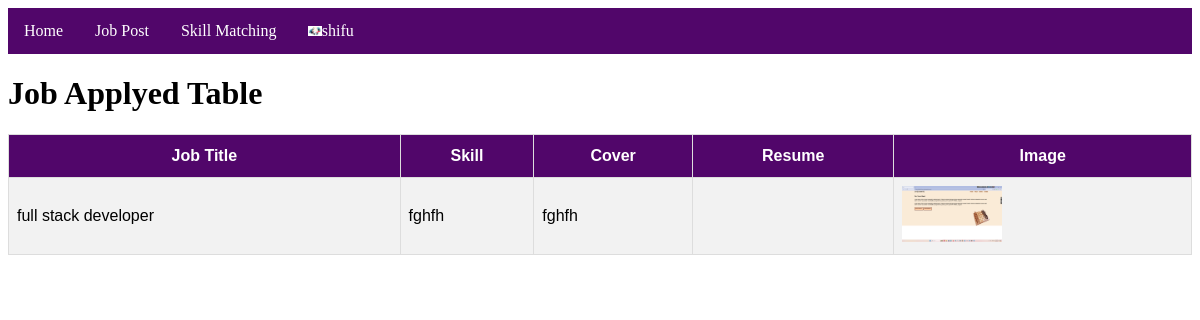
The app's page /appliedJob/ (signed in) with its own data.
### myapp/models.py (models this page shows, shortened)
class Custom_user(AbstractUser):
    USER=[
        ('recruiters','Recruiters'),
        ('jobseeker','Jobseeker')
    ]
    user_type=models.CharField(choices=USER,max_length=100,null=True)
    Display_name=models.CharField(max_length=100,null=True)

class jobseekerProfileModel(models.Model):
    skills=[
        ('programing', 'Programing'),
        ('graphics_design', 'Graphics Design'),
        ('resarch', 'Resarch'),
    ]
    user=models.OneToOneField(Custom_user,on_delete=models.CASCADE,related_name='viewersProfile', null=True)
    Skills = models.CharField(choices=skills,max_length=255, null=True)
    Image=models.ImageField(upload_to='Media/Blog_Pic',null=True)

class ApplyJobModel(models.Model):
    skills=[
        ('programing', 'Programing'),
        ('graphics_design', 'Graphics Design'),
        ('resarch', 'Resarch'),
    ]
    user=models.ForeignKey(Custom_user,on_delete=models.CASCADE,null=True)
    job=models.ForeignKey(JobModel,on_delete=models.CASCADE,null=True)
    Resume = models.FileField(upload_to="Media/Resume",max_length=200, null=True, blank=True)
    Cover = models.TextField(null=True, blank=True)
    Skills = models.CharField(choices=skills,max_length=255, null=True)
    Apply_Image=models.ImageField(upload_to='Media/Job_Image',null=True)

class JobModel(models.Model):
    JOB_TYPE_CHOICES = [
        ('fulltime', 'Full-time'),
        ('parttime', 'Part-time'),
    ]
    skills=[
        ('programing', 'Programing'),
        ('graphics_design', 'Graphics Design'),
        ('resarch', 'Resarch'),
    ]
    user = models.ForeignKey(Custom_user, on_delete=models.CASCADE)
    job_title = models.CharField(max_length=255, null=True)
    Number_of_opening = models.PositiveIntegerField(null=True)
    Category = models.CharField(choices=JOB_TYPE_CHOICES,max_length=255, null=True)
    Job_Description = models.TextField(max_length=255, null=True)
    Skills = models.CharField(choices=skills,max_length=255, null=True)
    company_logo=models.ImageField(upload_to='Media/Blog_Pic',null=True)

### myproject/views.py (the view)
# urls.py: path('appliedJob/', appliedJob, name='appliedJob'),
def appliedJob(request):
    current_user = request.user
    job_applications = ApplyJobModel.objects.filter(user=current_user)
    context = {
        "Job": job_applications,
    }
    return render(request, "applyedJob.html", context)

### template/applyedJob.html (shortened to what this page needs)
{% extends 'base.html' %}
{% block body %}
<!DOCTYPE html>
<html>
<head>
</head>
<body>
<h1>Job Applyed Table</h1>
<table id="customers">
{% if Job %}
    <tr>
        <th scope="col">Job Title</th>
        <th scope="col">Skill</th>
        <th scope="col">Cover</th>
        <th scope="col">Resume</th>
        <th scope="col">Image</th>
    </tr>
    {% for i in Job %}
    <tr>
        <td>{{ i.job.job_title }}</td>
        <td>{{ i.Skills }}</td>
        <td>{{ i.Cover }}</td>
        <td>
      </td>
        <td>
            <img width="100px" src="/{{i.Apply_Image}}" alt="">
        </td>
    </tr>
    {% endfor %}
</table>
{% else %}
<div class="alert alert-info text-center">
    You haven't applied for any jobs yet.
</div>
{% endif %}
</body>
</html>
{% endblock body %}

### template/base.html (shortened to what this page needs)
<!DOCTYPE html>
<html>
<head>
</head>
<body>
<ul>
    <li><a class="active" href="{% url 'home' %}">Home</a></li>
    <li><a class="active" href="{% url 'jobfeed' %}">Job Post</a></li>
    {% if user.user_type == 'jobseeker' %}
    <li><a href="{% url 'skillmatching' %}">Skill Matching</a></li>
    <li class="dropdown">
      <a  href="javascript:void(0)"  class="dropbtn"><img height="10px" src="/{{ user.viewersProfile.Image }}" alt="Company Logo">{{ user.username }}</a>
    </li>
    {% endif %}
</ul>
{% block body %}
{% endblock body %}
</body>
</html>

### template/base.html (style rules this page uses)
body { background-color:white; }
ul { list-style-type: none; margin: 0; padding: 0; overflow: hidden; background-color: #51066a; }
li { float: left; }
li a, .dropbtn { display: inline-block; color: white; text-align: center; padding: 14px 16px; text-decoration: none; }
li.dropdown { display: inline-block; }

### template/applyedJob.html (style rules this page uses)
#customers { font-family: Arial, Helvetica, sans-serif; border-collapse: collapse; width: 100%; }
#customers td, #customers th { border: 1px solid #ddd; padding: 8px; }
#customers tr:nth-child(even) { background-color: #f2f2f2; }
#customers th { padding-top: 12px; padding-bottom: 12px; text-align: center; background-color: #51066a; color: white; }

### records on screen
Custom_user: viewersProfile.Image (picture), username "shifu"
ApplyJobModel: job.job_title "full stack developer", Skills "fghfh", Cover "fghfh", Apply_Image (picture)
